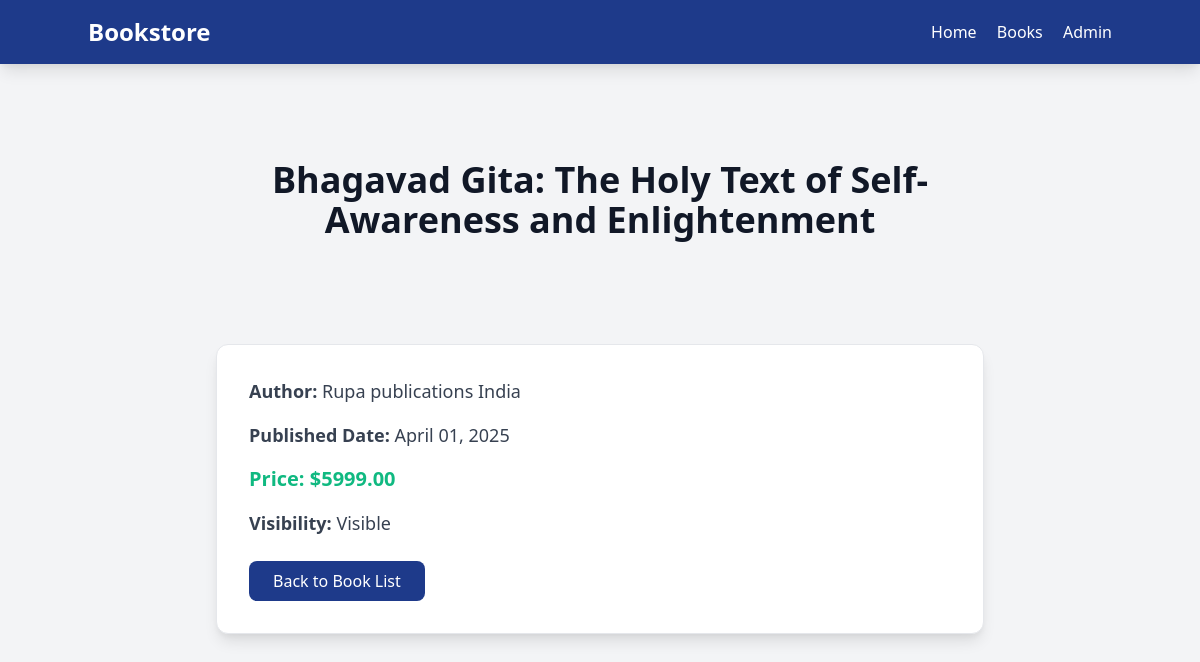
Screenshot of /book/3/ with the database file from the repository.
### books/models.py (models this page shows, shortened)
class Book(models.Model):
    title = models.CharField(max_length=200)
    author = models.CharField(max_length=100)
    published_date = models.DateField()
    price = models.DecimalField(max_digits=6, decimal_places=2)
    is_visible = models.BooleanField(default=True)

### books/views.py (the view)
# urls.py: path('book/<int:pk>/', views.BookDetailView.as_view(), name='book_detail'),
class BookDetailView(DetailView):
    model = Book
    template_name = 'books/book_detail.html'
    context_object_name = 'book'
    def get_queryset(self):
        return Book.objects.filter(is_visible=True)

### books/templates/books/book_detail.html (shortened to what this page needs)
{% extends "base.html" %}
{% load static %}
{% block content %}
    <nav class="bg-blue-900 text-white p-4 sticky top-0 z-50 shadow-lg">
        <div class="container mx-auto flex justify-between items-center">
            <a href="{% url 'books:home' %}" class="text-2xl font-bold">Bookstore</a>
            <div class="space-x-4">
                <a href="{% url 'books:home' %}" class="hover:text-green-400">Home</a>
                <a href="{% url 'books:book_list' %}" class="hover:text-green-400">Books</a>
                <a href="{% url 'admin:index' %}" class="hover:text-green-400">Admin</a>
            </div>
        </div>
    </nav>
    <div class="container mx-auto py-12">
        <div class="bg-gray-100 py-12">
            <div class="max-w-3xl mx-auto">
                <h1 class="text-3xl sm:text-4xl font-bold text-gray-900 text-center mb-8">{{ book.title }}</h1>
            </div>
        </div>
        <div class="max-w-3xl mx-auto bg-white p-8 rounded-xl shadow-lg border border-gray-200 mt-6">
            <div class="space-y-4">
                <p class="text-lg text-gray-700"><strong>Author:</strong> {{ book.author }}</p>
                <p class="text-lg text-gray-700"><strong>Published Date:</strong> {{ book.published_date|date:"F d, Y" }}</p>
                <p class="text-xl text-green-500 font-bold"><strong>Price:</strong> ${{ book.price }}</p>
                <p class="text-lg text-gray-700"><strong>Visibility:</strong> {% if book.is_visible %}Visible{% else %}Hidden{% endif %}</p>
            </div>
            <a href="{% url 'books:book_list' %}" class="mt-6 inline-block bg-blue-900 text-white px-6 py-2 rounded-lg hover:bg-blue-800 hover:shadow-xl transition duration-300">
                Back to Book List
            </a>
        </div>
    </div>
{% endblock %}

### rows the page displays
Book: title "Bhagavad Gita: The Holy Text of Self-Awareness and Enlightenment", author "Rupa publications India", published_date "April 01, 2025", price "5999.00"
